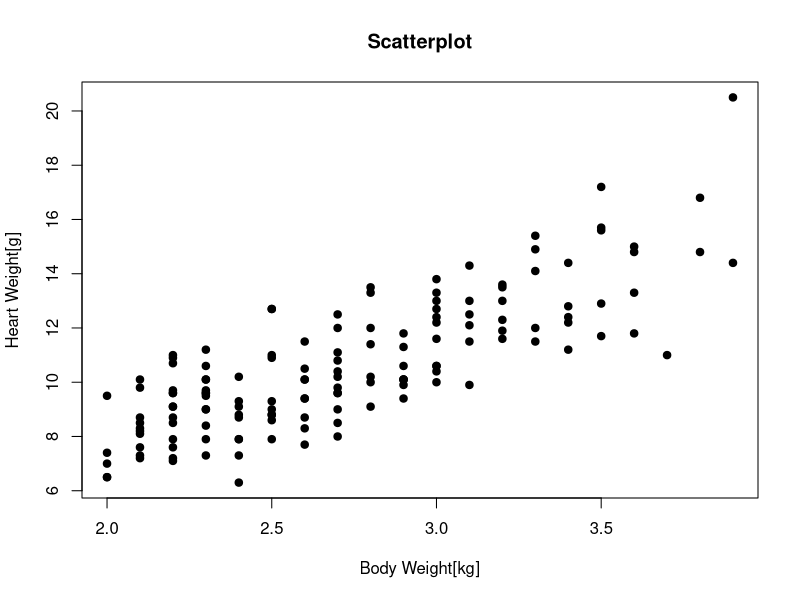
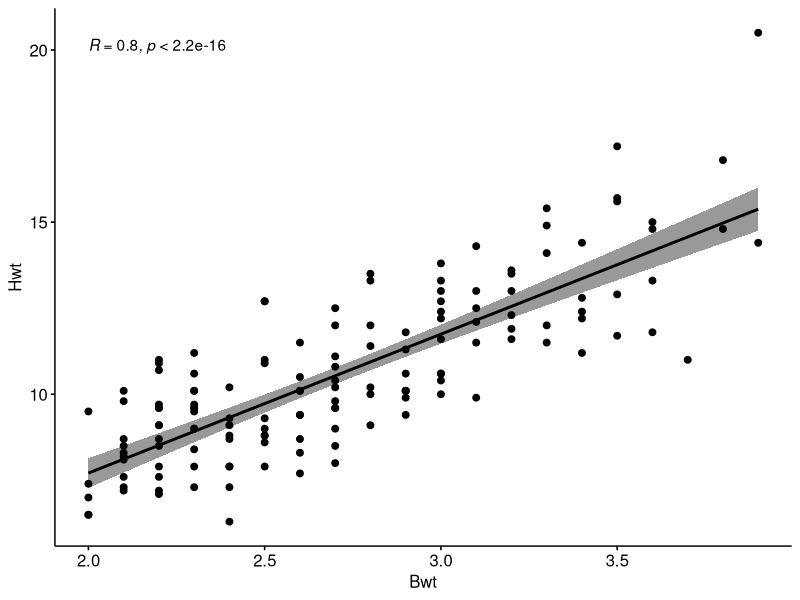

The R source for these figures, in order:
## ---- chunk 1

library(MASS)
dane <- cats

plot(dane$Bwt, dane$Hwt, main="Scatterplot",
   xlab="Body Weight[kg]", ylab="Heart Weight[g]", pch=19)

## ---- chunk 2
covXY = 0
for( i in 1:length(dane$Bwt) ){
  covXY = covXY + ( dane$Bwt[i] - mean(dane$Bwt) ) * ( dane$Hwt[i] - mean(dane$Hwt) ) 
  
}

covXY = covXY / ( length(dane$Bwt) - 1 )
covXY  #0.9501127

## ---- chunk 3

cov(dane$Bwt, dane$Hwt) #0.9501127


cor(dane$Bwt, dane$Hwt) #0.8041274

## ---- chunk 4
cor.test(dane$Bwt, dane$Hwt,method = "pearson")  #0.7375682 0.8552122


## ---- chunk 5

cats.mod <- lm(dane$Bwt ~ dane$Hwt)
cats.mod

## ---- chunk 6
library(dplyr)
library(ggpubr)
ggscatter(data = dane,x = "Bwt", y = "Hwt",cor.method = "pearson",add = "reg.line",conf.int = TRUE,cor.coef = TRUE) 

